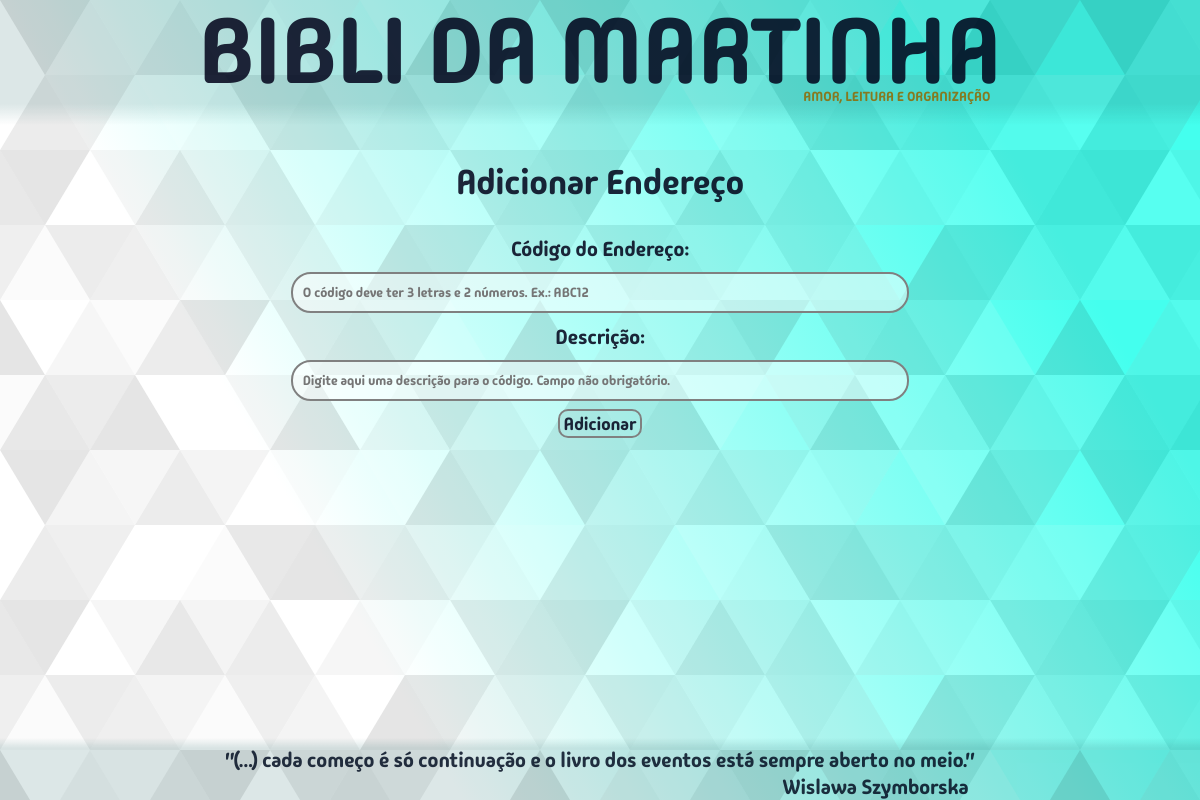
The page /editarendereco/15/ on the database as committed earlier.
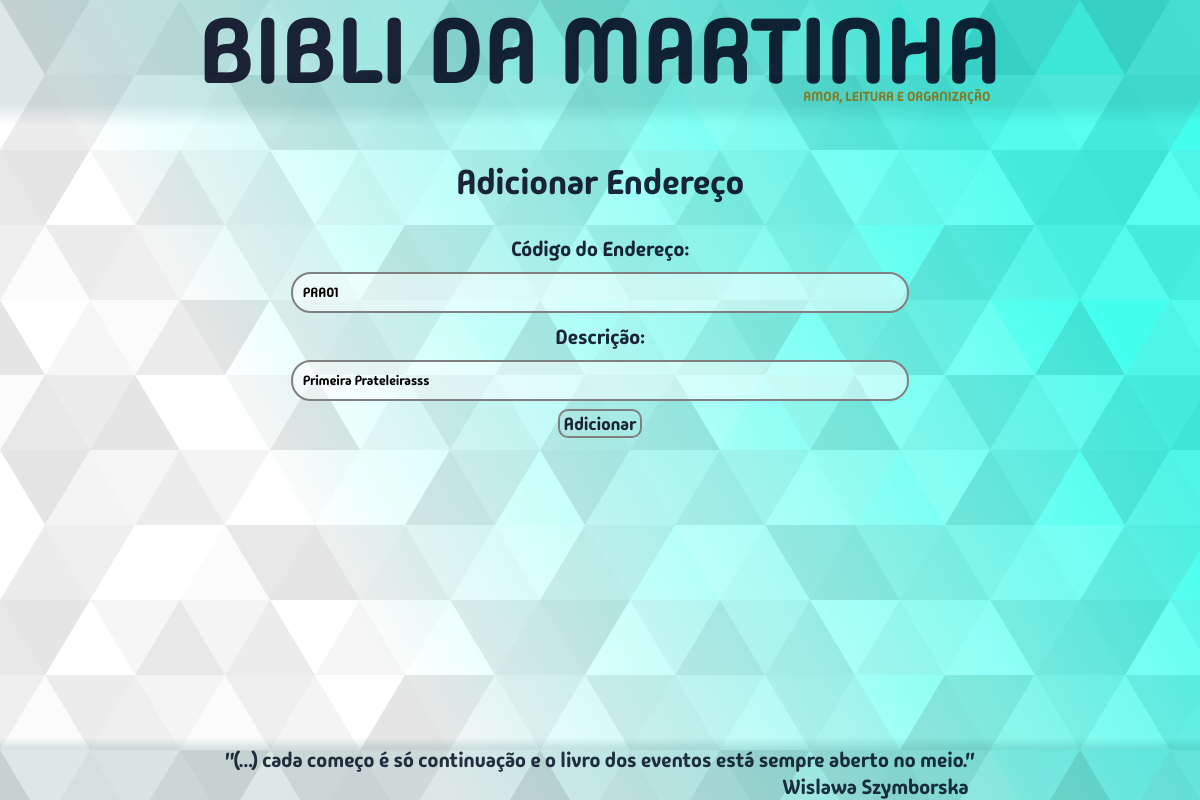
The same page on the database as committed later.
### bibm/models.py (models this page shows, shortened)
class Endereco(models.Model):
    codigo = models.CharField(max_length=5, validators=[validacao_endereco])
    descricao = models.CharField(max_length=300, blank=True, null=True)
    comentario = models.TextField(blank=True, null=True)
    class Meta:
        verbose_name = "Endereço"

### bibm/views/views_mapa.py (the view)
# urls.py: path("editarendereco/<endereco_id>/", views.editar_endereco, name="editar_endereco"),
def editar_endereco(request, endereco_id):
    form = EnderecoForm(instance= Endereco.objects.filter(id=endereco_id).first())
    caller = request.GET.get("caller", None)
    context = {
        "form": form,
        "caller": caller,
        "endereco_id": endereco_id,
    }
    return render(request, "bibm/pages/addUmEndereco.html", context)

### bibm/forms.py (shortened to what this page needs)
class EnderecoForm(forms.ModelForm):
    class Meta:
        model = Endereco
        fields = [
            "codigo",
            "descricao",
        ]
        widgets = {
            "codigo": forms.TextInput(
                attrs={
                    "placeholder": "O código deve ter 3 letras e 2 números. Ex.: ABC12",
                    "class": "autor-input",
                    "autocomplete":"off",
                }
            ),
            "descricao": forms.TextInput(
                attrs={
                    "placeholder": "Digite aqui uma descrição para o código. Campo não obrigatório.",
                    "class": "autor-input",
                    "autocomplete":"off",
                }
            ),
        }

### bibm/templates/bibm/pages/addUmEndereco.html (shortened to what this page needs)
{% extends "bibm/estru.html" %}
{% load static %}
{% block content %}
  <div class="autor-box">
    <span class="titulo-add-um-livro">Adicionar Endereço</span>
    <form action="{% url "bibm:add_um_endereco_livro_save" %}" method="post" class="autor-box-form">
        <label class="label-add-um-livro" for="endereco_field">Código do Endereço:</label>
        <div class="input-container" id="endereco_field">{{form.codigo}}</div>
        <label class="label-add-um-livro" for="descricao_field">Descrição:</label>
        <div class="input-container" id="descricao_field">{{form.descricao}}</div>
        <button class="btn-medio btn-azul" type="submit">Adicionar</button>
    </form>
  </div>
{% endblock content %}

Rows that differ between the two databases and show on the page:
added Endereco: codigo "PRA01", descricao "Primeira Prateleirasss"
